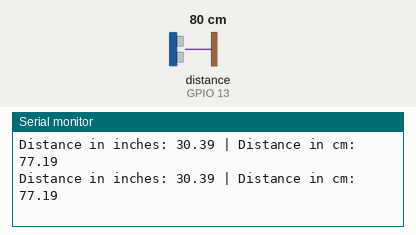
Recording of a sketch running on a simulated ESP32. Parts: the last lines printed to the serial monitor. Wiring (inferred from the names in the program): ultrasonic range finder: trigger GPIO 27; echo GPIO 13. The inputs (shaded band) are chosen by the test bench; at power-on: distance to the obstacle (sensor on GPIO 13) 80 cm. The echo pulse lasts 58.3 µs per cm.

Above: at 1.3 s.
1.4 s: distance to the obstacle (sensor on GPIO 13) set to 2 cm
At 1.9 s:
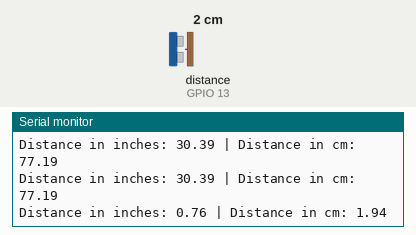
2.9 s: distance to the obstacle (sensor on GPIO 13) set to 4 cm
At 3.3 s:
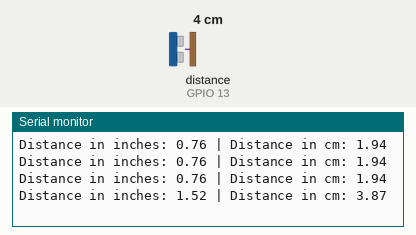
Timing chart, 0 to 5.9 s (numbered marks = the images above; inputs shaded):
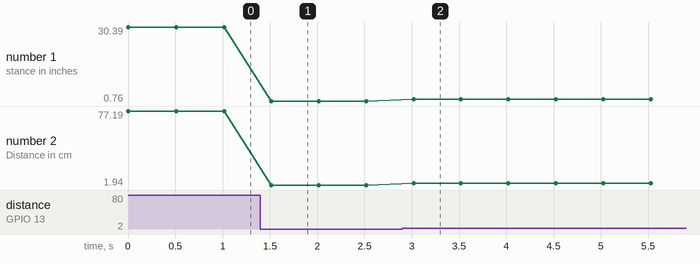

Measured:
- after the input at 1.4 s, the serial monitor: prints a new line after 0.12 s (image 1)
- after the input at 2.9 s, the serial monitor: prints a new line after 0.12 s (image 2)
- plotted number 1: 30.39 → 0.76 after the input at 1.4 s, 0.76 → 1.52 after the input at 2.9 s
- plotted number 2: 77.19 → 1.94 after the input at 1.4 s, 1.94 → 3.87 after the input at 2.9 s

The sketch:

6a.ino
```cpp
// Define the trigger and echo pins
const int trigPin = 27;
const int echoPin = 13;

// Define the speed of sound and conversion measurements
const float speedOfSound = 331; // m/s
const float inchesPerMeter = 39.37;
const float cmPerMeter = 100;

void setup() {
  // Start the serial communication
  Serial.begin(9600);

  // Define trigger pin as output and echo pin as input
  pinMode(trigPin, OUTPUT);
  pinMode(echoPin, INPUT);
}

void loop() {
  // Set trigger pin high for 10 microseconds and set it back to low
  digitalWrite(trigPin, HIGH);
  delayMicroseconds(10);
  digitalWrite(trigPin, LOW);

  // Measure the duration of sound wave travel using pulseIn() function
  long duration = pulseIn(echoPin, HIGH);

  // Calculate the distance in meters, inches, and centimeters
  float distanceMeters = duration * 0.5 * speedOfSound / 1000000;
  float distanceInches = distanceMeters * inchesPerMeter;
  float distanceCm = distanceMeters * cmPerMeter;

  // Display the distance readings on the serial monitor
  Serial.print("Distance in inches: ");
  Serial.print(distanceInches);
  Serial.print(" | Distance in cm: ");
  Serial.println(distanceCm);

  // Wait for 500 milliseconds before taking the next reading
  delay(500);
}
```
